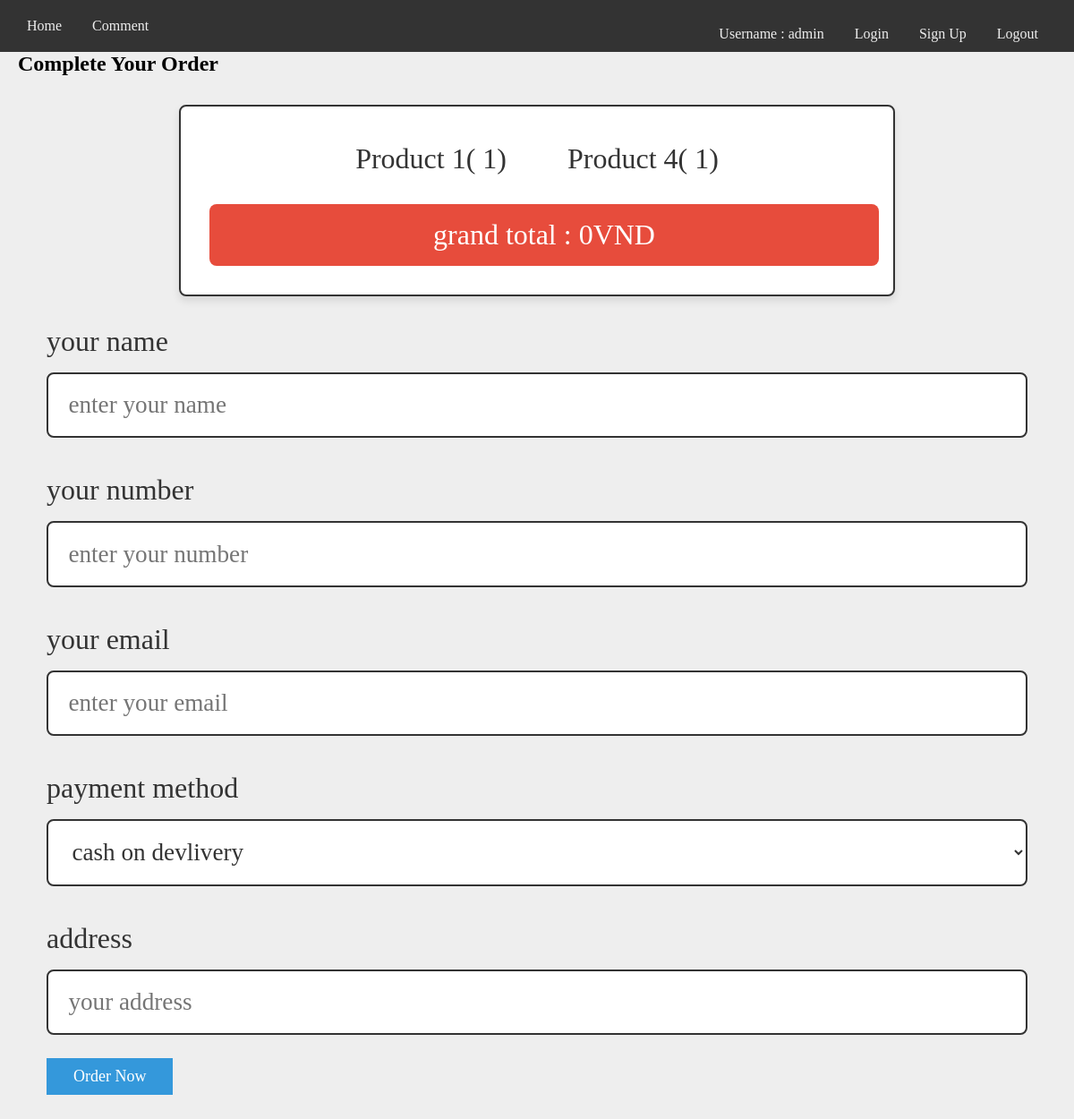
Screenshot of /checkout.php (signed in) with the database file from the repository.
### tables this page shows
CREATE TABLE `user_info` (
  `id` int(100) NOT NULL,
  `name` varchar(100) NOT NULL,
  `password` varchar(100) NOT NULL,
  `is_admin` tinyint(1) NOT NULL DEFAULT 0
);

CREATE TABLE `cart` (
  `id` int(100) NOT NULL,
  `user_id` int(100) NOT NULL,
  `name` varchar(100) NOT NULL,
  `price` int(11) NOT NULL,
  `image` varchar(100) NOT NULL,
  `quantity` int(100) NOT NULL
);

### checkout.php (the view, shortened to what this page needs)
<?php
include 'config.php';
$user_id = $_SESSION['user_id'];
?>
<!DOCTYPE html>
<html lang="en">
<head>
   <link rel="stylesheet" href="https://cdnjs.cloudflare.com/ajax/libs/font-awesome/6.0.0/css/all.min.css">
   <link rel="stylesheet" href="css/style.css">
</head>
<body>
   <header className='header'>
      <div className='container flex'>
         <div className='nav'>
            <ul className="nav-links">
               <li>
                  <a href='index.php'> Home </a>
               </li>
               <li>
                  <a href='comment.php'> Comment </a>
               </li>
               <div class='nav-items-icon'>
                  <li>
                     <?php
                     $select_user = mysqli_query($conn, "SELECT * FROM `user_info` WHERE id = '$user_id'") or die('query failed');
                     if (mysqli_num_rows($select_user) > 0) {
                        $fetch_user = mysqli_fetch_assoc($select_user);
                     }
                     ?>
                     <div class='text'>
                        <p> Username : <span>
                              <?php echo $fetch_user['name']; ?>
                           </span> </p>
                     </div>
                  </li>
                  <li>
                     <a href="login.php">Login</a>
                  </li>
                  <li>
                     <a href="register.php">Sign Up</a>
                  </li>
                  <li>
                     <a href="index.php?logout=<?php echo $user_id; ?>">Logout</a>
                  </li>
               </div>
            </ul>
         </div>
      </div>
   </header>
   <div class="container">
      <section class="checkout-form">
         <h1 class="heading">Complete Your Order</h1>
         <form action="" method="post">
            <div class="display-order">
               <?php
               $select_cart = mysqli_query($conn, "SELECT * FROM `cart`  WHERE user_id = '$user_id'");
               $total = 0;
               $grand_total = 0;
               if (mysqli_num_rows($select_cart) > 0) {
                  while ($fetch_cart = mysqli_fetch_assoc($select_cart)) {
                     $total_price = number_format($fetch_cart['price'] * $fetch_cart['quantity']);
                     $grand_total = $total += $total_price;
                     ?>
                     <span>
                        <?= $fetch_cart['name']; ?>(
                        <?= $fetch_cart['quantity']; ?>)
                     </span>
                     <?php
                  }
               } else {
                  echo "<div class='display-order'><span>Your cart is empty!</span></div>";
               }
               ?>
               <span class="grand-total"> grand total :
                  <?= $grand_total; ?>VND
               </span>
            </div>
            <div class="flex">
               <div class="inputBox">
                  <span>your name</span>
                  <input type="text" placeholder="enter your name" name="name" required>
               </div>
               <div class="inputBox">
                  <span>your number</span>
                  <input type="number" placeholder="enter your number" name="number" required>
               </div>
               <div class="inputBox">
                  <span>your email</span>
                  <input type="email" placeholder="enter your email" name="email" required>
               </div>
               <div class="inputBox">
                  <span>payment method</span>
                  <select name="method">
                     <option value="cash on delivery" selected>cash on devlivery</option>
                  </select>
               </div>
               <div class="inputBox">
                  <span>address </span>
                  <input type="text" placeholder="your address" name="address" required>
               </div>
            </div>
            <input type="submit" value="order now" name="order_btn" class="btn">
         </form>
      </section>
   </div>
</body>
</html>

### css/style.css (style rules this page uses)
:root { --blue:#3498db; --red:#e74c3c; --orange:#f39c12; --black:#333; --white:#fff; --light-bg:#eee; --box-shadow:0 5px 10px rgba(0,0,0,.1); --border:2px solid var(--black); }
* { font-family: "Times New Roman", sans-serif; margin:0; padding:0; box-sizing: border-box; outline: none; border: none; text-decoration: none; }
body { background-color: var(--light-bg); }
.container { max-width: 80%; margin: auto; }
.flex { display: flex; justify-content: space-between; }
ul { list-style: none; }
a { text-decoration: none; color: black; }
header { padding: 20px 0; background-color: #333; }
header ul { display: inline-block; }
header ul li { display: inline-block; margin-left: 30px; }
header ul li a { font-weight: 500; transition: 0.5s; color: #eee; }
.nav-items-icon { position: absolute; margin: 0; right: 30px; transform: translateY(-50%); padding: 5px 10px; }
.text { color: #eee; }
.btn, .delete-btn, .option-btn { display: inline-block; padding:10px 30px; cursor: pointer; font-size: 18px; color:var(--white); border-radius: 0px; text-transform: capitalize; }
.btn { background-color: var(--blue); margin-top: 10px; }
.container { padding:0 20px; margin:0 auto; max-width: 1200px; padding-bottom: 70px; }
.checkout-form form { padding:2rem; border-radius: .5rem; background-color: var(--bg-color); }
.checkout-form form .flex { display: flex; flex-wrap: wrap; gap:1.5rem; }
.checkout-form form .flex .inputBox { flex:1 1 40rem; }
.checkout-form form .flex .inputBox span { font-size: 2rem; color:var(--black); }
.checkout-form form .flex .inputBox input, .checkout-form form .flex .inputBox select { width: 100%; background-color: var(--white); font-size: 1.7rem; color:var(--black); border-radius: .5rem; margin:1rem 0; padding:1.2rem 1.4rem; text-transform: none; border:var(--border); }
.display-order { max-width: 50rem; background-color: var(--white); border-radius: .5rem; text-align: center; padding:1.5rem; margin:0 auto; margin-bottom: 2rem; box-shadow: var(--box-shadow); border:var(--border); }
.display-order span { display: inline-block; border-radius: .5rem; background-color: var(--bg-color); padding:.5rem 1.5rem; font-size: 2rem; color:var(--black); margin:.5rem; }
.display-order span.grand-total { width: 100%; background-color: var(--red); color:var(--white); padding:1rem; margin-top: 1rem; }

### rows the page displays
user_info: name "admin"
cart: name "Product 1", quantity "1"
cart: name "Product 4", quantity "1"

### other values shown
$grand_total "0"
